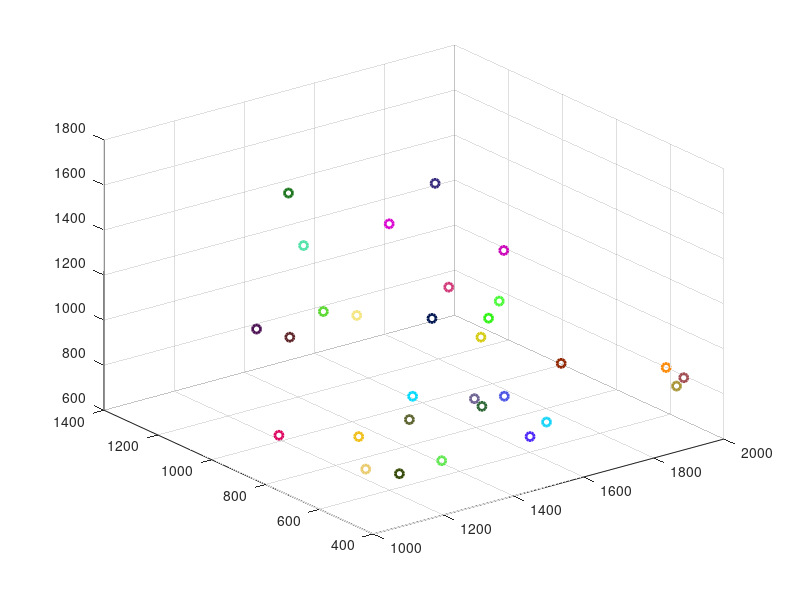

The MATLAB script that drew this image: (Note: this script raises an error after producing the figure.)
clc;
close all;
clear all;
fp = fopen('xyz.csv');
ret = textscan(fp, '%s %f %f %f', 'delimiter', ',');
names = ret{1};
xs = ret{2};
ys = ret{3};
zs = ret{4};
fclose(fp);
xyz = [xs ys zs];
color = rand(size(xyz));
scatter3(xs, ys, zs, [], color, 'linewidth', 2);
for i = 1:size(xs)
    t = text(xs(i), ys(i), zs(i)+100, names{i}, 'color', color(i,:));
end
